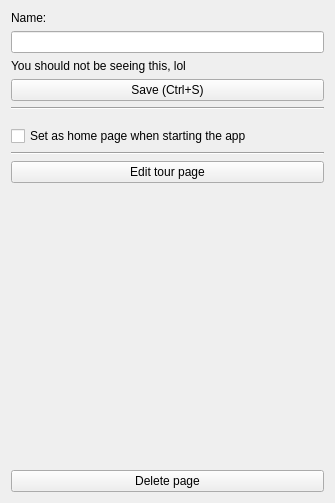
<?xml version="1.0" encoding="UTF-8"?>
<ui version="4.0">
 <class>MapPagePropertiesWidget</class>
 <widget class="QWidget" name="MapPagePropertiesWidget">
  <property name="geometry">
   <rect>
    <x>0</x>
    <y>0</y>
    <width>335</width>
    <height>503</height>
   </rect>
  </property>
  <property name="windowTitle">
   <string>Form</string>
  </property>
  <layout class="QVBoxLayout" name="verticalLayout">
   <item>
    <widget class="QLabel" name="label">
     <property name="text">
      <string>Name:</string>
     </property>
    </widget>
   </item>
   <item>
    <widget class="QLineEdit" name="nameLineEdit"/>
   </item>
   <item>
    <widget class="QLabel" name="nameWarningLabel">
     <property name="text">
      <string>You should not be seeing this, lol</string>
     </property>
    </widget>
   </item>
   <item>
    <widget class="QPushButton" name="saveButton">
     <property name="text">
      <string>Save (Ctrl+S)</string>
     </property>
     <property name="shortcut">
      <string>Ctrl+S</string>
     </property>
    </widget>
   </item>
   <item>
    <widget class="Line" name="line">
     <property name="orientation">
      <enum>Qt::Horizontal</enum>
     </property>
    </widget>
   </item>
   <item>
    <layout class="QHBoxLayout" name="horizontalLayout_2">
     <property name="topMargin">
      <number>10</number>
     </property>
     <item>
      <widget class="QCheckBox" name="setAsHomePageCheckBox">
       <property name="text">
        <string>Set as home page when starting the app</string>
       </property>
      </widget>
     </item>
    </layout>
   </item>
   <item>
    <widget class="Line" name="line_2">
     <property name="orientation">
      <enum>Qt::Horizontal</enum>
     </property>
    </widget>
   </item>
   <item>
    <widget class="QPushButton" name="editTourPageButton">
     <property name="text">
      <string>Edit tour page</string>
     </property>
    </widget>
   </item>
   <item>
    <spacer name="verticalSpacer">
     <property name="orientation">
      <enum>Qt::Vertical</enum>
     </property>
     <property name="sizeHint" stdset="0">
      <size>
       <width>20</width>
       <height>274</height>
      </size>
     </property>
    </spacer>
   </item>
   <item>
    <widget class="QPushButton" name="deleteButton">
     <property name="text">
      <string>Delete page</string>
     </property>
    </widget>
   </item>
  </layout>
 </widget>
 <resources/>
 <connections/>
</ui>
